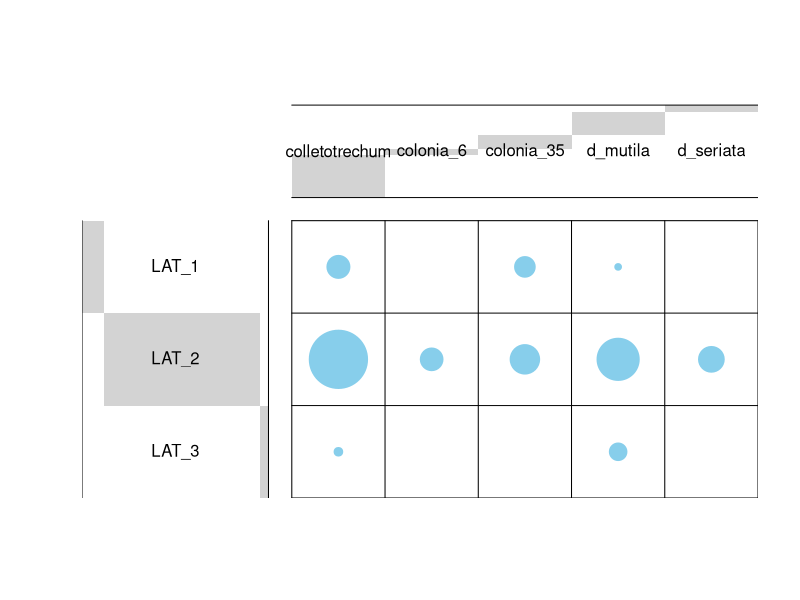
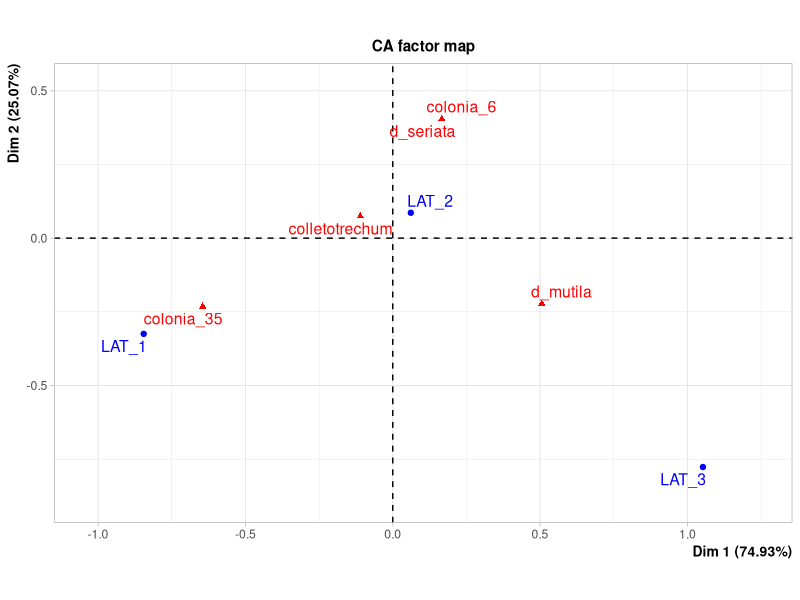
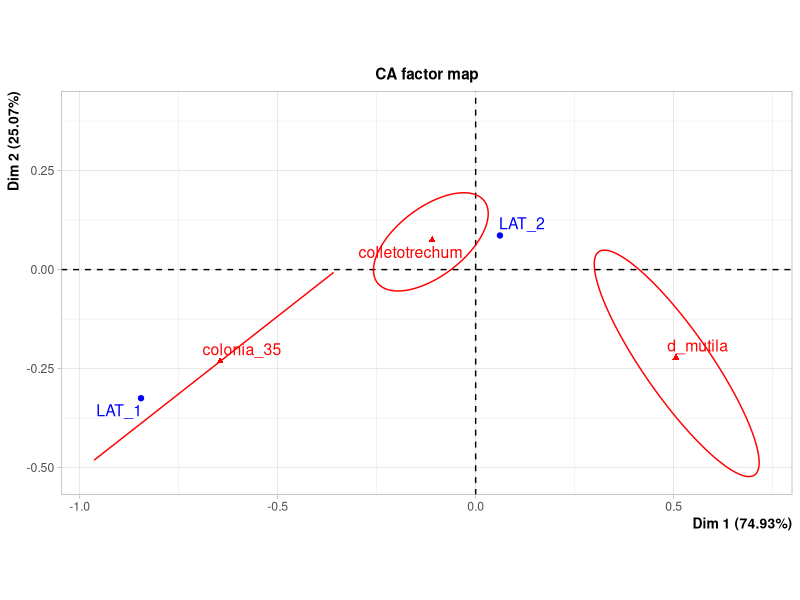
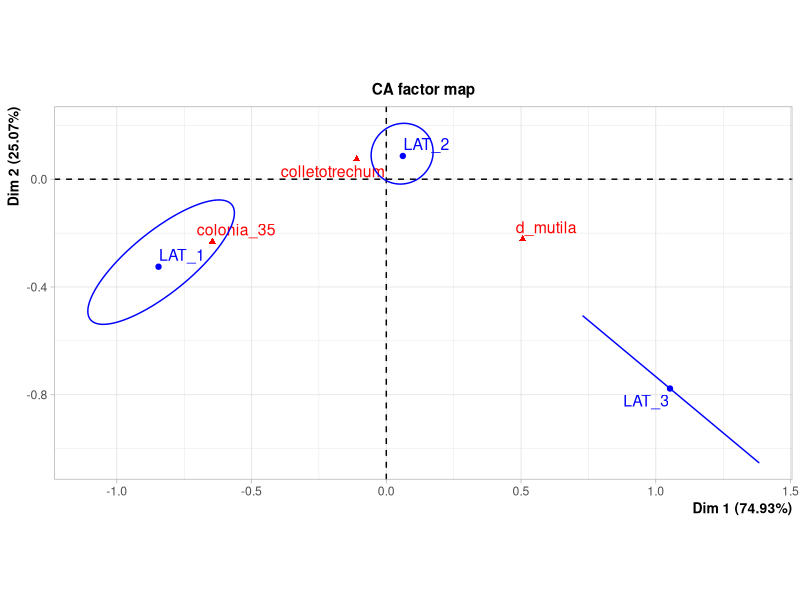
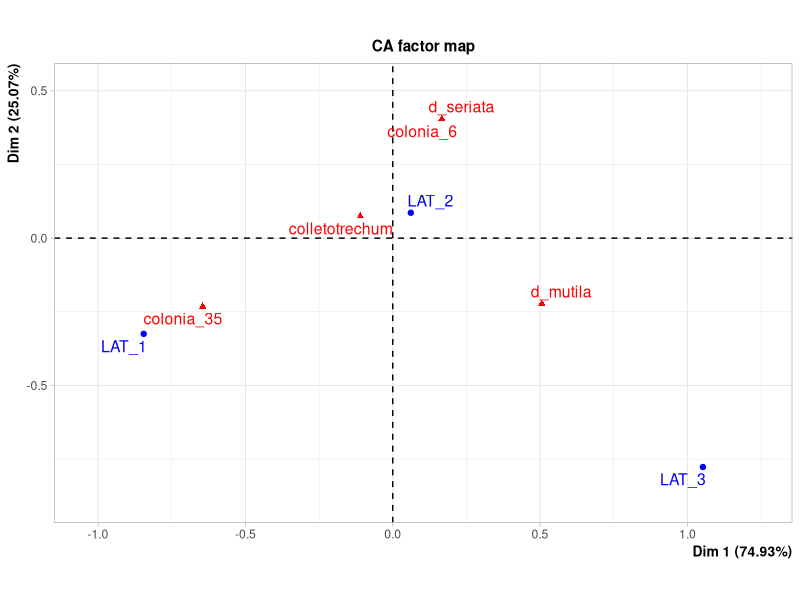
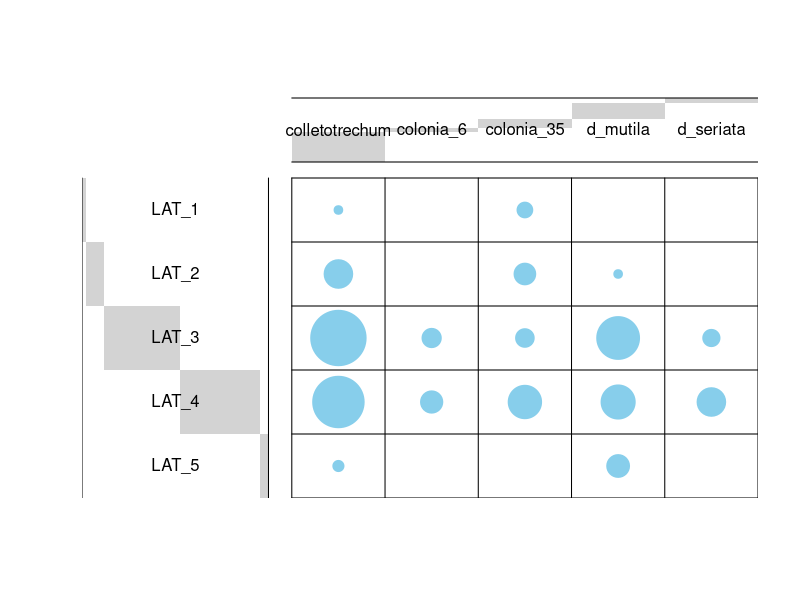
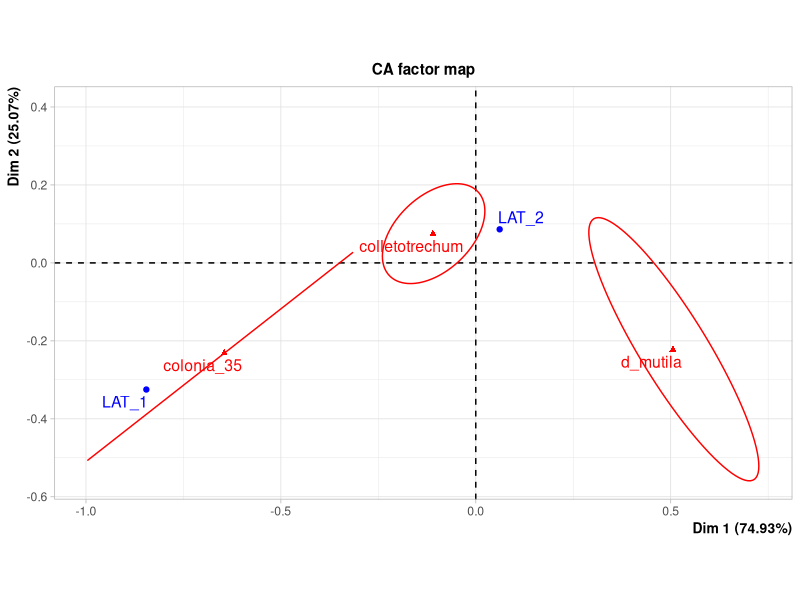
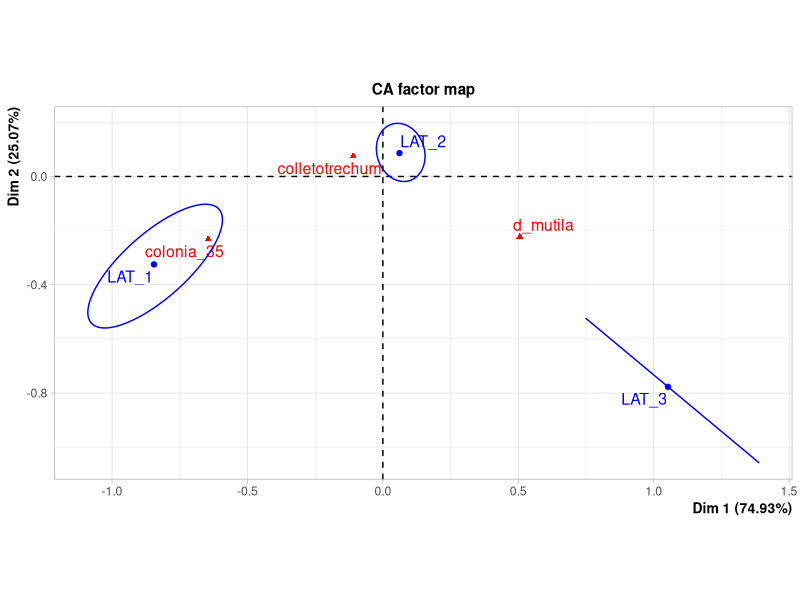

Reproduce these figures in R, in order. (Note: this script raises an error after producing the figures.)
library(tidyverse)
library(FactoMineR)
library(gplots)
library(classInt)

#leer tabla original (hice algunas modificaciones agregando 0s)
tabla <- readxl::read_excel("relevamiento.xlsx")

#discretización latitud
tabla <- tabla %>% 
  mutate(LAT = LAT*(-1),
         LON = LON*(-1))

#dejé 5 clases porque con 3 quedaba toda la frecuencia en la intermedia
classIntervals(tabla$LAT , n=5, style="fisher")
tabla$LAT_dis <- 0
tabla$LAT_dis[tabla$LAT > 32 & tabla$LAT < 32.948] <- "LAT_1"
tabla$LAT_dis[tabla$LAT > 32.948 & tabla$LAT < 33.3605] <- "LAT_2"
tabla$LAT_dis[tabla$LAT >= 33.3605 & tabla$LAT < 33.6565] <- "LAT_3"
tabla$LAT_dis[tabla$LAT >= 33.6565 & tabla$LAT < 34.2075] <- "LAT_4"
tabla$LAT_dis[tabla$LAT >= 34.2075] <- "LAT_5"

#frecuencia por latitud
tabla_a <- tabla %>% 
  group_by(LAT_dis) %>% 
  summarise(colletotrechum = sum(colletotrechum),
            colonia_6 = sum(colonia_6),
            colonia_35 = sum(colonia_35),
            d_mutila = sum(d_mutila),
            d_seriata = sum(d_seriata)) %>% 
  as.data.frame()

tabla_1 <- tabla_a
rownames(tabla_1) = tabla_1$LAT_dis
tabla_1 <- tabla_1[2:6]
dt <- as.table(as.matrix(tabla_1))

jpeg("graf/proporciones1.jpeg", width = 4000, height = 3000, res = 400)
balloonplot(t(dt), main = "", xlab ="", ylab="",
            label = FALSE, show.margins = FALSE)
dev.off()

# test chi cuadrado (para evaluar dependencia entre filas y columnas)
chisq <- chisq.test(tabla_1)
chisq

##### Discretización por latitud

tabla$LAT_dis <- 0
tabla$LAT_dis[tabla$LAT > 32 & tabla$LAT < 33.3605] <- "LAT_1"
tabla$LAT_dis[tabla$LAT >= 33.3605 & tabla$LAT < 34.2075] <- "LAT_2"
tabla$LAT_dis[tabla$LAT >= 34.2075] <- "LAT_3"
tabla_dis <- tabla %>% 
  mutate(LAT = LAT*-1) %>% 
  group_by(LAT_dis) %>% 
  summarise(alternaria_sp = sum(alternaria_sp), 
            colletotrechum = sum(colletotrechum),
            colonia_6 = sum(colonia_6),
            colonia_35 = sum(colonia_35),
            d_mutila = sum(d_mutila),
            d_seriata = sum(d_seriata)) %>% 
  as.data.frame()

tabla_2 <- tabla_dis
rownames(tabla_2) = tabla_2$LAT_dis
tabla_2 <- tabla_2[3:7]
dt <- as.table(as.matrix(tabla_2))
balloonplot(t(dt), main = "", xlab ="", ylab="",
            label = FALSE, show.margins = FALSE)

# test de correspondencia entre ubicaciones y poblaciones
res.ca <- CA(tabla_2, ncp = 5, graph = TRUE)
#elipses en columnas (poblaciones)
ellipseCA(res.ca, ellipse = "col")
#elipses en filas (columnas)
ellipseCA(res.ca, ellipse = "row")

# test de correspondencia entre ubicaciones y poblaciones
res.ca2 <- CA(tabla_2, ncp = 5, graph = TRUE)
#elipses en columnas (poblaciones) me quedaría con este gráfico para presentarlo
#muestra como determinadas poblaciones son mas comunes en varias ubicaciones
jpeg("ca1.jpeg", width = 4000, height = 4000, res = 800)
ellipseCA(res.ca2, ellipse = "col")
dev.off()
#elipses en filas (columnas) no aparece nada interesante
jpeg("ca2.jpeg", width = 4000, height = 4000, res = 800)
ellipseCA(res.ca2, ellipse = "row")
dev.off()
#hasta acá está perfecto
#formando grupos
#las ubicaciones agrupadas son similares en cuanto a lo que encontraron en ellas:
#* Grupo 1: 40, 42, 45, 47, 48
#* Grupo 2: 41, 43, 44
#* Grupo 3: 37, 38, 39 y 46
jpeg("cluster_fila.jpeg", width = 4000, height = 4000, res = 800)
HCPC(res.ca2, cluster.CA = "rows", nb.clust = 3)
dev.off()
# la agrupación por poblaciones es bien distinta, por ejemplo un grupo está 
# compuesto solo por t16
jpeg("cluster_col.jpeg", width = 4000, height = 4000, res = 800)
HCPC(res.ca2, cluster.CA = "columns", nb.clust = 3)
dev.off()
# aporte a la variación de cada fila
eig.val <- res.ca2$eig
barplot(eig.val[, 2], 
        names.arg = 1:nrow(eig.val), 
        main = "Variances Explained by Dimensions (%)",
        xlab = "Principal Dimensions",
        ylab = "Percentage of variances",
        col ="steelblue")

# aporte a la variación de cada columna
eig.val <- res.ca2$col$contrib
barplot(eig.val[, 2], 
        names.arg = 1:nrow(eig.val), 
        main = "Variances Explained by Dimensions (%)",
        xlab = "Principal Dimensions",
        ylab = "Percentage of variances",
        col ="steelblue")


# % contribuciones
eig.val <- res.ca2$row$contrib
barplot(eig.val[, 2], 
        names.arg = 1:nrow(eig.val), 
        main = "Variances Explained by Dimensions (%)",
        xlab = "Principal Dimensions",
        ylab = "Percentage of variances",
        col ="steelblue")

#########################
# clasificando por sintomatología
# hice 2 intentos, uno tal como estaba en la tabla y otro con sintomaticos/no sintomaticos

tabla_3 <- tabla %>% 
  group_by(nivel_manejo) %>% 
  summarise(alternaria_sp = sum(alternaria_sp), 
            colletotrechum = sum(colletotrechum),
            colonia_6 = sum(colonia_6),
            colonia_35 = sum(colonia_35),
            d_mutila = sum(d_mutila),
            d_seriata = sum(d_seriata)) %>% 
  as.data.frame()

rownames(tabla_3) <- tabla_3$sintomas
tabla_3 <- tabla_3[3:7]
dt2 <- as.table(as.matrix(tabla_3))

tabla_3
# Esta salida gráfica es interesante (podría ser un buen complemento para la última -ver al final)
jpeg("proporciones4.jpeg", width = 4000, height = 4000, res = 800)
balloonplot(t(dt2), main = "frecuencia de poblaciones", xlab ="", ylab="",
            label = FALSE, show.margins = FALSE)
dev.off()

# chi cuadrado significativo
chisq <- chisq.test(tabla_3)
chisq

res.ca3 <- CA(tabla_3)
summary(res.ca2)
#poco entendible la asociación | no usaría CA para analizar estos resultados
ellipseCA(res.ca3, ellipse = "col")
ellipseCA(res.ca3, ellipse = "row")

# analisis mas sencillo dejando solo con sintomas y asintomaticos
tabla_4 <- tabla_3 %>% 
  t() %>% 
  as.data.frame() %>% 
  mutate(Sintomaticos = (A+B+C), 
         Asintomaticos = S/S) %>% 
  select(Sintomaticos, Asintomaticos)


dt3 <- as.table(as.matrix(tabla_4))

tabla_4
# presentaría esta salida gráfica 
jpeg("proporciones5.jpeg", width = 6000, height = 4000, res = 800)
balloonplot(dt3, main = "frecuencia de poblaciones", xlab ="", ylab="",
            label = FALSE, show.margins = FALSE)
dev.off()
# chi cuadrado significativo
chisq <- chisq.test(tabla_4)
chisq

##### por manejo
#tabla para agregar frecuencia total
tabla_c <- tabla %>% 
  mutate(LAT = LAT*-1) %>% 
  group_by(nivel_manejo) %>% 
  summarise(alternaria_sp = sum(alternaria_sp), 
            colletotrechum = sum(colletotrechum),
            colonia_6 = sum(colonia_6),
            colonia_35 = sum(colonia_35),
            d_mutila = sum(d_mutila),
            d_seriata = sum(d_seriata)) %>% 
  as.data.frame()
View(tabla_c)
